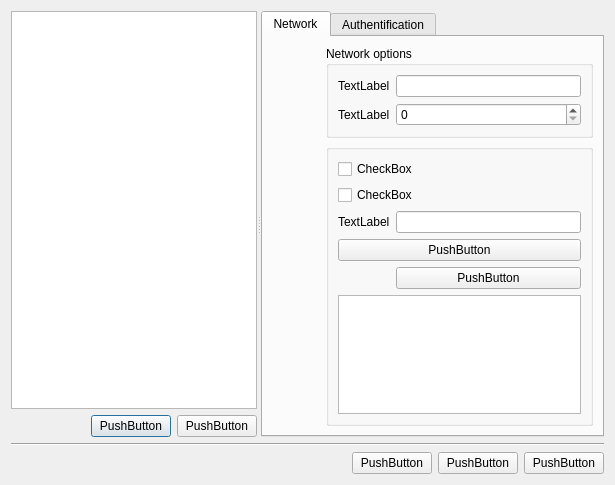
<?xml version="1.0" encoding="UTF-8"?>
<ui version="4.0">
 <class>serverDialog</class>
 <widget class="QDialog" name="serverDialog">
  <property name="geometry">
   <rect>
    <x>0</x>
    <y>0</y>
    <width>615</width>
    <height>485</height>
   </rect>
  </property>
  <property name="windowTitle">
   <string>Dialog</string>
  </property>
  <layout class="QGridLayout" name="gridLayout_4">
   <item row="0" column="0">
    <widget class="QSplitter" name="splitter">
     <property name="orientation">
      <enum>Qt::Horizontal</enum>
     </property>
     <widget class="QWidget" name="">
      <layout class="QGridLayout" name="serverlistGridLayout">
       <item row="0" column="0" colspan="3">
        <widget class="QListView" name="serverlistView"/>
       </item>
       <item row="1" column="0">
        <spacer name="hspacer2">
         <property name="orientation">
          <enum>Qt::Horizontal</enum>
         </property>
         <property name="sizeHint" stdset="0">
          <size>
           <width>40</width>
           <height>20</height>
          </size>
         </property>
        </spacer>
       </item>
       <item row="1" column="1">
        <widget class="QPushButton" name="addButton">
         <property name="text">
          <string>PushButton</string>
         </property>
        </widget>
       </item>
       <item row="1" column="2">
        <widget class="QPushButton" name="deleteButton">
         <property name="text">
          <string>PushButton</string>
         </property>
        </widget>
       </item>
      </layout>
     </widget>
     <widget class="QTabWidget" name="tabWidget">
      <property name="currentIndex">
       <number>0</number>
      </property>
      <widget class="QWidget" name="networkTab">
       <attribute name="title">
        <string>Network</string>
       </attribute>
       <layout class="QGridLayout" name="gridLayout_3">
        <item row="0" column="0">
         <layout class="QVBoxLayout" name="vlayout1">
          <item>
           <widget class="QLabel" name="networkIcon">
            <property name="minimumSize">
             <size>
              <width>48</width>
              <height>0</height>
             </size>
            </property>
            <property name="baseSize">
             <size>
              <width>0</width>
              <height>0</height>
             </size>
            </property>
            <property name="text">
             <string/>
            </property>
           </widget>
          </item>
         </layout>
        </item>
        <item row="0" column="1">
         <layout class="QVBoxLayout" name="verticalLayout">
          <item>
           <widget class="QGroupBox" name="groupBox">
            <property name="title">
             <string>Network options</string>
            </property>
            <layout class="QGridLayout" name="gridLayout">
             <item row="0" column="0">
              <layout class="QFormLayout" name="formLayout">
               <item row="0" column="0">
                <widget class="QLabel" name="label">
                 <property name="text">
                  <string>TextLabel</string>
                 </property>
                </widget>
               </item>
               <item row="0" column="1">
                <widget class="QLineEdit" name="lineEdit"/>
               </item>
               <item row="1" column="0">
                <widget class="QLabel" name="label_2">
                 <property name="text">
                  <string>TextLabel</string>
                 </property>
                </widget>
               </item>
               <item row="1" column="1">
                <widget class="QSpinBox" name="spinBox"/>
               </item>
              </layout>
             </item>
            </layout>
           </widget>
          </item>
          <item>
           <widget class="QGroupBox" name="groupBox_2">
            <property name="title">
             <string/>
            </property>
            <layout class="QGridLayout" name="gridLayout_2">
             <item row="0" column="0">
              <layout class="QFormLayout" name="formLayout_2">
               <item row="0" column="0" colspan="2">
                <widget class="QCheckBox" name="checkBox">
                 <property name="text">
                  <string>CheckBox</string>
                 </property>
                </widget>
               </item>
               <item row="1" column="0" colspan="2">
                <widget class="QCheckBox" name="checkBox_2">
                 <property name="text">
                  <string>CheckBox</string>
                 </property>
                </widget>
               </item>
               <item row="2" column="0">
                <widget class="QLabel" name="label_3">
                 <property name="text">
                  <string>TextLabel</string>
                 </property>
                </widget>
               </item>
               <item row="2" column="1">
                <widget class="QLineEdit" name="lineEdit_2"/>
               </item>
               <item row="3" column="0" colspan="2">
                <widget class="QPushButton" name="pushButton">
                 <property name="text">
                  <string>PushButton</string>
                 </property>
                </widget>
               </item>
               <item row="4" column="1">
                <widget class="QPushButton" name="pushButton_2">
                 <property name="text">
                  <string>PushButton</string>
                 </property>
                </widget>
               </item>
               <item row="5" column="0" colspan="2">
                <widget class="QListWidget" name="listWidget"/>
               </item>
              </layout>
             </item>
            </layout>
           </widget>
          </item>
         </layout>
        </item>
       </layout>
      </widget>
      <widget class="QWidget" name="authTab">
       <attribute name="title">
        <string>Authentification</string>
       </attribute>
      </widget>
     </widget>
    </widget>
   </item>
   <item row="1" column="0">
    <widget class="Line" name="line">
     <property name="orientation">
      <enum>Qt::Horizontal</enum>
     </property>
    </widget>
   </item>
   <item row="3" column="0">
    <layout class="QHBoxLayout" name="bottomHLayout">
     <item>
      <spacer name="hspacer1">
       <property name="orientation">
        <enum>Qt::Horizontal</enum>
       </property>
       <property name="sizeHint" stdset="0">
        <size>
         <width>258</width>
         <height>20</height>
        </size>
       </property>
      </spacer>
     </item>
     <item>
      <widget class="QPushButton" name="okButton">
       <property name="text">
        <string>PushButton</string>
       </property>
      </widget>
     </item>
     <item>
      <widget class="QPushButton" name="applyButton">
       <property name="text">
        <string>PushButton</string>
       </property>
      </widget>
     </item>
     <item>
      <widget class="QPushButton" name="cancelButton">
       <property name="text">
        <string>PushButton</string>
       </property>
      </widget>
     </item>
    </layout>
   </item>
  </layout>
 </widget>
 <resources/>
 <connections/>
</ui>
